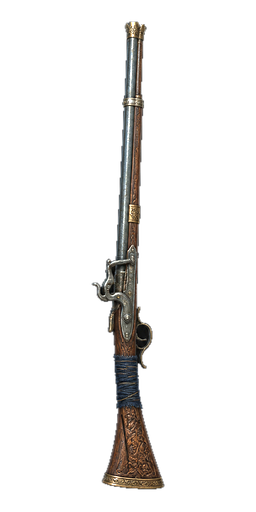
#> input picture art/production_additions/2026-11-12/emberlock_arquebus/aotl_emberlock_arquebus_2x4_RGBA.png, 256 x 512 px
$ python validate_arquebus.py
#> lines starting #> are read from the running program, lines starting #| are printed output that depends on the picture
#!/usr/bin/env python3
"""Verify the AOTL Emberlock Arquebus item-art candidate without modifying assets."""
from pathlib import Path
from PIL import Image

ROOT = Path(__file__).resolve().parent
F = ROOT / "aotl_emberlock_arquebus_2x4_RGBA.png"
im = Image.open(F)
#> im is the input picture: PIL image 256x512 RGBA; mean R, G, B, A 9.5, 8.5, 7.5, 23.9
assert im.size == (256, 512), (im.size, "expected 2 x 4 cells at 128px")
assert im.mode == "RGBA", im.mode
a = im.getchannel("A")
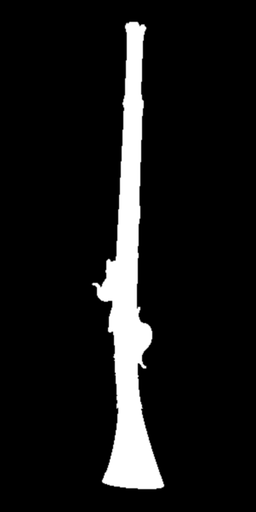
#> a: PIL image 256x512 L; min 0, max 255, mean 23.9
bb = a.getbbox()
#> bb = (89, 19, 167, 492)
assert bb is not None, "empty alpha"
assert bb[0] > 0 and bb[1] > 0 and bb[2] < im.width and bb[3] < im.height, bb
assert a.getextrema() == (0, 255), a.getextrema()
source = Image.open(ROOT / "higgsfield_source_q94.webp")
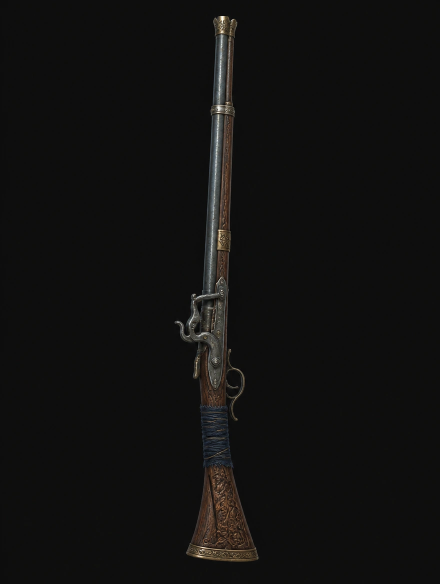
#> input picture art/production_additions/2026-11-12/emberlock_arquebus/higgsfield_source_q94.webp, 880 x 1168 px (shown at 1/2 size)
#> source is the input picture: PIL image 880x1168 RGB; mean R, G, B 17.4, 17, 16.3
assert source.size == (880, 1168), source.size
print("6 basic size/alpha/source checks passed; visual and Godot review still pending")
